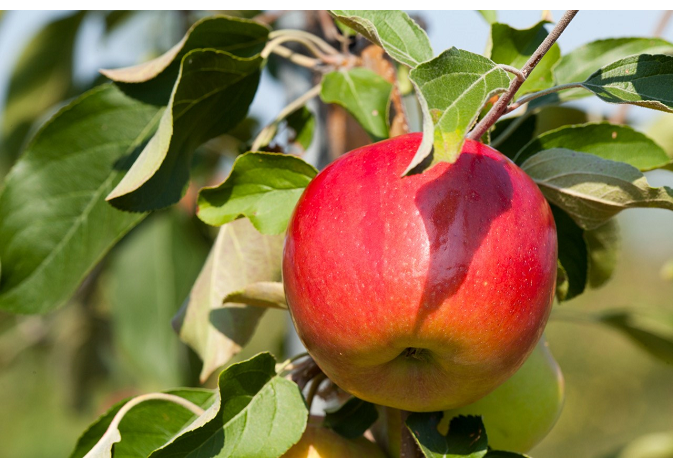
#> input picture apple.png, 673 x 468 px
$ python -i preProcessing.py   (imports and definitions only)
#> lines starting #> are read from the running program, lines starting #| are printed output that depends on the picture; after the words box and inside, x2 and y2 are one past the last pixel; in counts of white or black regions, pixels touching at a corner belong together
#> further down, picture is the input picture: shape (468, 673, 3); mean B, G, R 74.9, 119, 137.7
import cv2
import numpy as np


def preProcessing(img):
    imgBlur = cv2.GaussianBlur(img, (9, 9), 3)  # Blur the image to remove noise
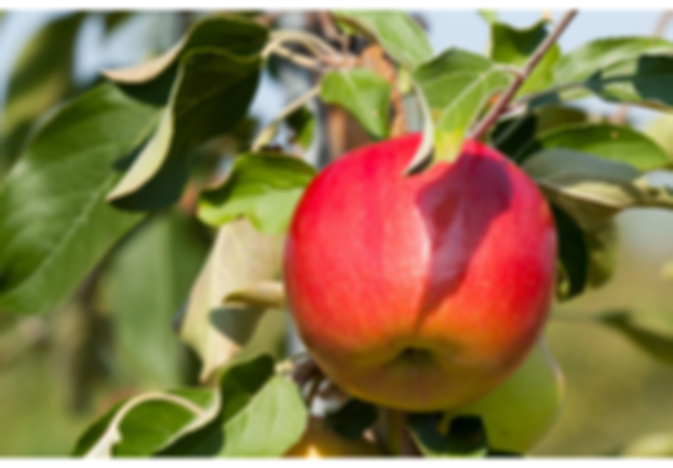
#> imgBlur: shape (468, 673, 3); mean B, G, R 74.9, 119, 137.7
    imgHSV = cv2.cvtColor(imgBlur, cv2.COLOR_BGR2HSV)  # Convert to HSV
#> imgHSV: shape (468, 673, 3); mean H, S, V 45.1, 143.5, 146.2
    h_min, h_max = 0, 18
    s_min, s_max = 158, 255
    v_min, v_max = 68, 255
    lower = np.array([h_min, s_min, v_min])  # Lower bound for the HSV filter
    upper = np.array([h_max, s_max, v_max])  # Upper bound for the HSV filter
    mask = cv2.inRange(imgHSV, lower, upper)  # Create a mask
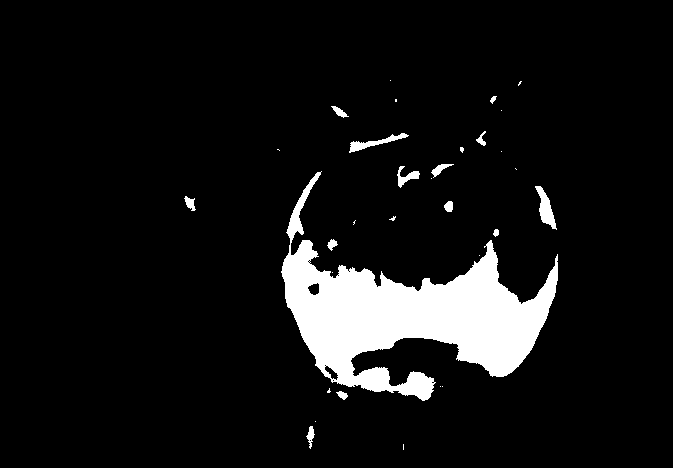
#> mask: shape (468, 673); 7.9% white; 32 white regions (18 under 20 px), largest, box (x1, y1, x2, y2) and area: (281, 171, 558, 401) 22983, (535, 186, 557, 230) 414, (349, 133, 409, 153) 336
    _, mask = cv2.threshold(mask, 0, 255, cv2.THRESH_BINARY)  # Threshold the mask
    mask = cv2.morphologyEx(
        mask, cv2.MORPH_CLOSE, np.ones((3, 3), np.uint8)
    )  # Morphological closing
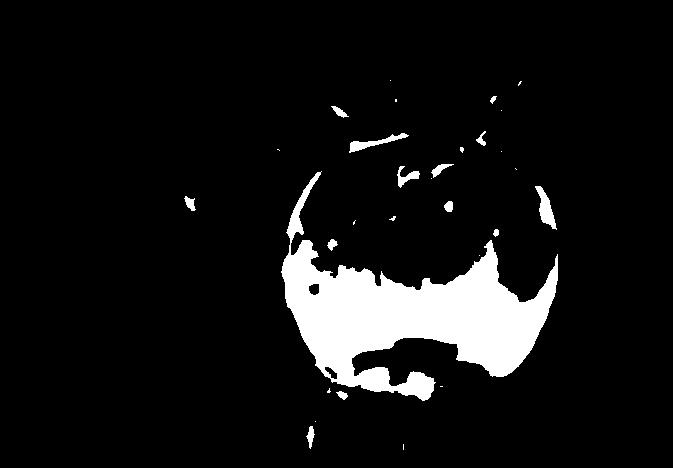
#> mask: shape (468, 673); 7.9% white; 30 white regions (16 under 20 px), largest, box (x1, y1, x2, y2) and area: (281, 171, 558, 401) 23075, (535, 186, 557, 230) 414, (349, 133, 409, 153) 345
    # cv2.imshow("mask", mask)

    imgGray = cv2.cvtColor(img, cv2.COLOR_BGR2GRAY) # Convert to grayscale
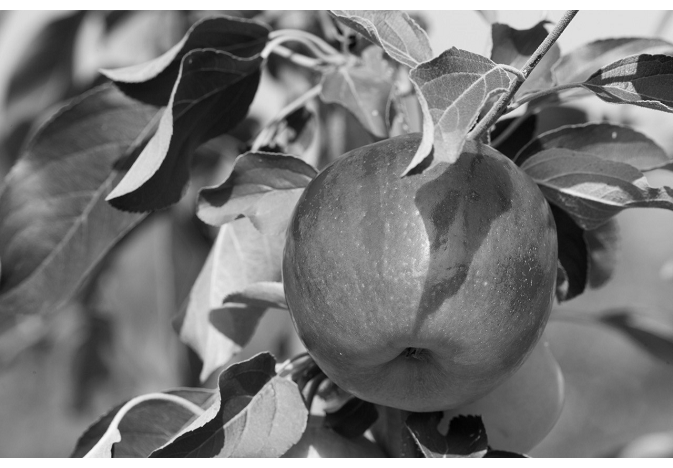
#> imgGray: shape (468, 673); min 1, max 255, mean 119.6
    imgGray = cv2.bitwise_and(imgGray, imgGray, mask=mask) # Apply the mask to the grayscale image
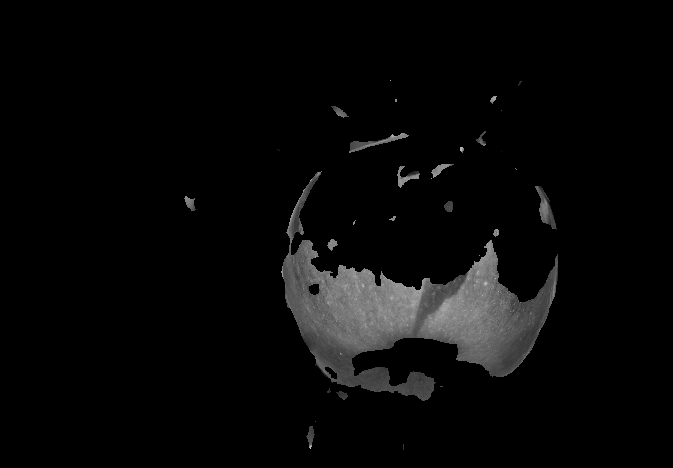
#> imgGray: shape (468, 673); min 0, max 200, mean 8.1

    imgThresh = cv2.adaptiveThreshold(
        imgGray, 255, cv2.ADAPTIVE_THRESH_GAUSSIAN_C, cv2.THRESH_BINARY_INV, 11, 2
    ) # Adaptive thresholding
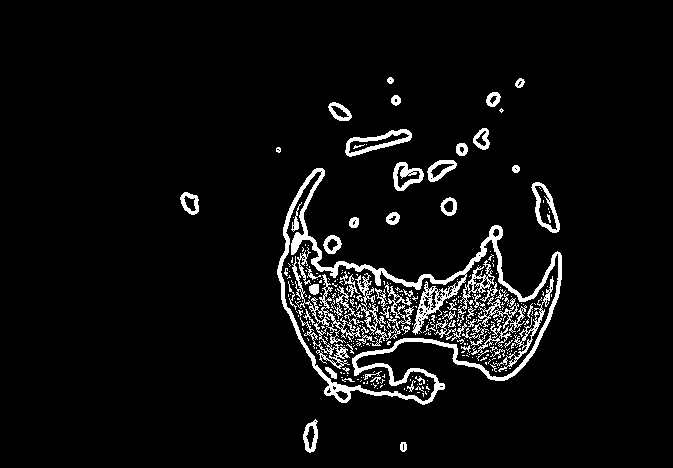
#> imgThresh: shape (468, 673); 5.6% white; 329 white regions (260 under 20 px), largest, box (x1, y1, x2, y2) and area: (277, 168, 562, 405) 6725, (292, 256, 364, 369) 1439, (345, 129, 412, 157) 607
    return imgThresh

>>> import cv2
>>> picture = cv2.imread('apple.png')
>>> result = preProcessing(picture)
